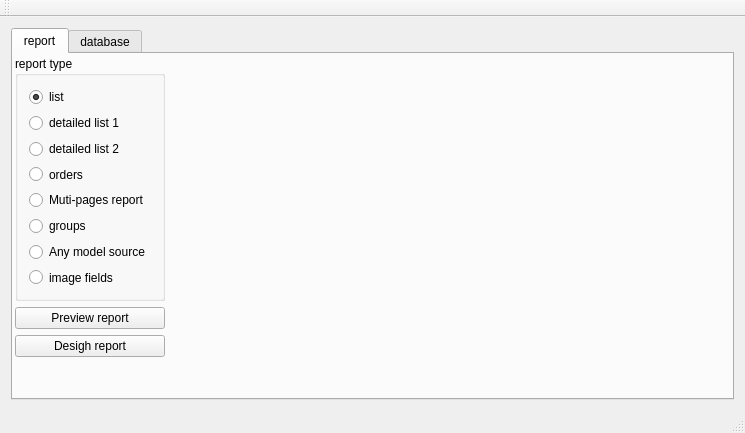
<?xml version="1.0" encoding="UTF-8"?>
<ui version="4.0">
 <class>MainWindow</class>
 <widget class="QMainWindow" name="MainWindow">
  <property name="geometry">
   <rect>
    <x>0</x>
    <y>0</y>
    <width>745</width>
    <height>433</height>
   </rect>
  </property>
  <property name="windowTitle">
   <string>Demo QASReport</string>
  </property>
  <widget class="QWidget" name="centralWidget">
   <layout class="QVBoxLayout" name="verticalLayout">
    <item>
     <widget class="QTabWidget" name="tabWidget">
      <property name="tabPosition">
       <enum>QTabWidget::North</enum>
      </property>
      <property name="currentIndex">
       <number>0</number>
      </property>
      <widget class="QWidget" name="tab">
       <attribute name="title">
        <string>report</string>
       </attribute>
       <layout class="QHBoxLayout" name="horizontalLayout_3">
        <property name="leftMargin">
         <number>2</number>
        </property>
        <property name="topMargin">
         <number>2</number>
        </property>
        <property name="rightMargin">
         <number>2</number>
        </property>
        <property name="bottomMargin">
         <number>2</number>
        </property>
        <item>
         <layout class="QVBoxLayout" name="verticalLayout_2">
          <item>
           <widget class="QGroupBox" name="groupBox">
            <property name="minimumSize">
             <size>
              <width>150</width>
              <height>200</height>
             </size>
            </property>
            <property name="title">
             <string>report type</string>
            </property>
            <layout class="QVBoxLayout" name="verticalLayout_4">
             <item>
              <widget class="QRadioButton" name="radioList">
               <property name="text">
                <string>list</string>
               </property>
               <property name="checked">
                <bool>true</bool>
               </property>
              </widget>
             </item>
             <item>
              <widget class="QRadioButton" name="radiodetail1">
               <property name="text">
                <string>detailed list 1</string>
               </property>
               <property name="checked">
                <bool>false</bool>
               </property>
              </widget>
             </item>
             <item>
              <widget class="QRadioButton" name="radiodetail2">
               <property name="text">
                <string>detailed list 2</string>
               </property>
              </widget>
             </item>
             <item>
              <widget class="QRadioButton" name="radioorders">
               <property name="text">
                <string>orders</string>
               </property>
              </widget>
             </item>
             <item>
              <widget class="QRadioButton" name="radiomultpages">
               <property name="text">
                <string>Muti-pages report</string>
               </property>
              </widget>
             </item>
             <item>
              <widget class="QRadioButton" name="radiogroups">
               <property name="text">
                <string>groups</string>
               </property>
              </widget>
             </item>
             <item>
              <widget class="QRadioButton" name="radioAnyModel">
               <property name="text">
                <string>Any model source</string>
               </property>
              </widget>
             </item>
             <item>
              <widget class="QRadioButton" name="radioImages">
               <property name="text">
                <string>image fields </string>
               </property>
              </widget>
             </item>
            </layout>
           </widget>
          </item>
          <item>
           <layout class="QVBoxLayout" name="verticalLayout_3">
            <item>
             <widget class="QPushButton" name="butPreview">
              <property name="text">
               <string>Preview report</string>
              </property>
             </widget>
            </item>
            <item>
             <widget class="QPushButton" name="butDesigh">
              <property name="text">
               <string>Desigh report</string>
              </property>
             </widget>
            </item>
            <item>
             <spacer name="verticalSpacer">
              <property name="orientation">
               <enum>Qt::Vertical</enum>
              </property>
              <property name="sizeHint" stdset="0">
               <size>
                <width>20</width>
                <height>40</height>
               </size>
              </property>
             </spacer>
            </item>
           </layout>
          </item>
         </layout>
        </item>
        <item>
         <widget class="QStackedWidget" name="stackedWidget">
          <property name="currentIndex">
           <number>0</number>
          </property>
          <widget class="QWidget" name="page"/>
          <widget class="QWidget" name="page_2"/>
         </widget>
        </item>
       </layout>
      </widget>
      <widget class="QWidget" name="tab_2">
       <attribute name="title">
        <string>database</string>
       </attribute>
       <layout class="QHBoxLayout" name="horizontalLayout">
        <property name="leftMargin">
         <number>2</number>
        </property>
        <property name="topMargin">
         <number>2</number>
        </property>
        <property name="rightMargin">
         <number>2</number>
        </property>
        <property name="bottomMargin">
         <number>2</number>
        </property>
        <item>
         <widget class="QGroupBox" name="groupBox_2">
          <property name="minimumSize">
           <size>
            <width>170</width>
            <height>0</height>
           </size>
          </property>
          <property name="maximumSize">
           <size>
            <width>170</width>
            <height>16777215</height>
           </size>
          </property>
          <property name="title">
           <string>tables</string>
          </property>
          <layout class="QHBoxLayout" name="horizontalLayout_2">
           <property name="leftMargin">
            <number>2</number>
           </property>
           <property name="topMargin">
            <number>2</number>
           </property>
           <property name="rightMargin">
            <number>2</number>
           </property>
           <property name="bottomMargin">
            <number>2</number>
           </property>
           <item>
            <widget class="QListView" name="listTables">
             <property name="maximumSize">
              <size>
               <width>16777215</width>
               <height>16777215</height>
              </size>
             </property>
             <property name="editTriggers">
              <set>QAbstractItemView::NoEditTriggers</set>
             </property>
            </widget>
           </item>
          </layout>
         </widget>
        </item>
        <item>
         <widget class="QTableView" name="tableView">
          <property name="editTriggers">
           <set>QAbstractItemView::NoEditTriggers</set>
          </property>
          <property name="alternatingRowColors">
           <bool>true</bool>
          </property>
          <property name="selectionMode">
           <enum>QAbstractItemView::SingleSelection</enum>
          </property>
          <attribute name="verticalHeaderDefaultSectionSize">
           <number>27</number>
          </attribute>
          <attribute name="verticalHeaderMinimumSectionSize">
           <number>27</number>
          </attribute>
         </widget>
        </item>
       </layout>
      </widget>
     </widget>
    </item>
   </layout>
  </widget>
  <widget class="QMenuBar" name="menuBar">
   <property name="geometry">
    <rect>
     <x>0</x>
     <y>0</y>
     <width>745</width>
     <height>21</height>
    </rect>
   </property>
  </widget>
  <widget class="QToolBar" name="mainToolBar">
   <attribute name="toolBarArea">
    <enum>TopToolBarArea</enum>
   </attribute>
   <attribute name="toolBarBreak">
    <bool>false</bool>
   </attribute>
  </widget>
  <widget class="QStatusBar" name="statusBar"/>
 </widget>
 <layoutdefault spacing="6" margin="11"/>
 <resources/>
 <connections/>
</ui>
